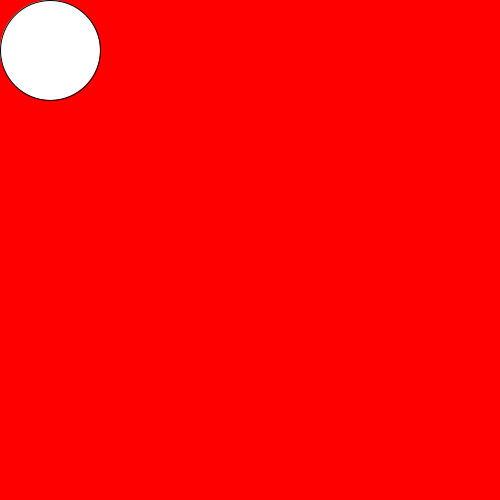
Frame 1 (no input)
Frame 60 (the mouse pressed at the canvas centre just before this capture): identical to frame 1, image omitted
Frame 120 (the mouse held since frame 60 and released just before this capture): identical to frame 1, image omitted

The Processing sketch that drew this single still picture (run headless with seeded random() and noise(); from frame 60 on, the mouse is pressed at the canvas centre):

// Processing sketch: slippery_dot
// ── slippery_dot.pde
 // 1. Create three integer variables to represent the x, y, and the size of the ellipse
       import java.util.*;
       Random rand = new Random();
       int x = 100;
       int y = 100;
       int size = 50;
    void setup() {
      // 2. Set the size of your sketch
     size(500,500);
    }
    
    void draw() {
      // 3. Set the background color of your sketch
      background(#FF0000);
      // 4. Draw an ellipse. Make sure it fits in the window.
      ellipse(size,size,x,y);
      // Use the variables created at the top of the sketch, 
      // for the location and size of your ellipse
    
    }
    
    void mousePressed() {
      //5. Create an integer variable called distance
      int distance = getDistance(mouseX,mouseY,x,y);
      //6. Set the value of the distance variable to the value returned by the getDistance method
      //   Pass the mouse's x and y (mouseX and mouseY) and the x and y of your ellipse to the method.
        
          
      //7.  Use an if statement to check if the distance variable is < the radius of the ellipse
      //    If it is, set a new x and y for the ellipse, using a random location on the window
      //    Hint: Use the Processing random() function
       if(distance<size/2)
      {
        x=rand.nextInt(600);
        y=rand.nextInt(600);
      }
    }
    
    int getDistance(int x1, int y1, int x2, int y2) {
      return (int)Math.sqrt(Math.pow((x1-x2),2) + Math.pow((y1-y2),2));
    }
